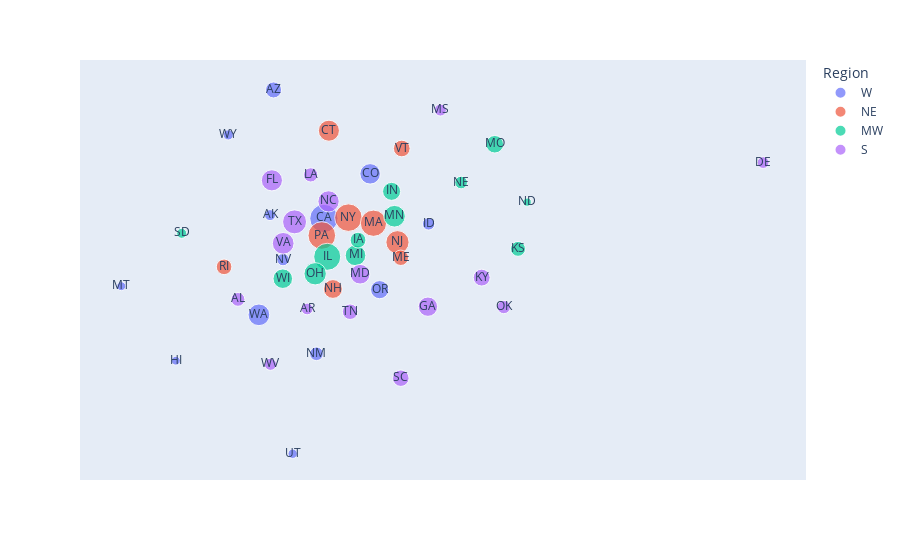

The cell this chart's notebook holds for it:
### Code cell
scatter_df['size']=size
scatter_df['x']=xs
scatter_df['y']=ys
scatter_df['Region']=regs
scatter_df['#reviews'] = (scatter_df['size']/5)**2	
scatter_df['#reviews'] = scatter_df['#reviews'].astype(int)
scatter_df['label'] = list(map(lambda x: us_state_to_abbrev[x], states))
scatter_df['full_name'] = states
fig = px.scatter(scatter_df, x="x", y="y", color="Region",
                 size='size', hover_data=['full_name', '#reviews'], text="label")
fig.update_xaxes(visible=False, showticklabels=False)
fig.update_yaxes(visible=False, showticklabels=False)
fig.show()

### Figure 1 — Plotly figure (JSON) as saved in the notebook; plotly's stock layout.template omitted (floating-point values rounded to 4 significant figures)
{"data": [{"customdata": [["California", 45447], ["Washington", 15682], ["Colorado", 12518], ["Oregon", 7748], ["Arizona", 4671], ["New Mexico", 2466], ["Idaho", 1665], ["Nevada", 1648], ["Alaska", 1043], ["Wyoming", 758], ["Utah", 553], ["Montana", 449], ["Hawaii", 441]], "hovertemplate": "Region=W<br>x=%{x}<br>y=%{y}<br>size=%{marker.size}<br>label=%{text}<br>full_name=%{customdata[0]}<br>#reviews=%{customdata[1]}<extra></extra>", "legendgroup": "W", "marker": {"color": "#636efa", "size": [1066.0, 626.1, 559.4, 440.1, 341.8, 248.3, 204.1, 203.0, 161.6, 137.7, 117.6, 105.9, 105], "sizemode": "area", "sizeref": 2.665, "symbol": "circle"}, "mode": "markers+text", "name": "W", "orientation": "v", "showlegend": true, "text": ["CA", "WA", "CO", "OR", "AZ", "NM", "ID", "NV", "AK", "WY", "UT", "MT", "HI"], "type": "scatter", "x": [95464, 68442, 114700, 118670, 74532, 92389, 139040, 78460, 73068, 55685, 82496, 11186, 33894], "xaxis": "x", "y": [179890, 107820, 213200, 126630, 275940, 78709, 175810, 149110, 182360, 242300.0, 3960.0, 129200.0, 73526], "yaxis": "y"}, {"customdata": [["Pennsylvania", 41274], ["New York", 40978], ["Massachusetts", 33855], ["New Jersey", 20527], ["Connecticut", 13922], ["New Hampshire", 8909], ["Vermont", 5492], ["Rhode Island", 4224], ["Maine", 4017]], "hovertemplate": "Region=NE<br>x=%{x}<br>y=%{y}<br>size=%{marker.size}<br>label=%{text}<br>full_name=%{customdata[0]}<br>#reviews=%{customdata[1]}<extra></extra>", "legendgroup": "NE", "marker": {"color": "#EF553B", "size": [1016.0, 1012.0, 920.0, 716.4, 590.0, 472.0, 370.5, 325.0, 316.9], "sizemode": "area", "sizeref": 2.665, "symbol": "circle"}, "mode": "markers+text", "name": "NE", "orientation": "v", "showlegend": true, "text": ["PA", "NY", "MA", "NJ", "CT", "NH", "VT", "RI", "ME"], "type": "scatter", "x": [94605, 105670, 116100.0, 126080, 97551, 99233, 127900.0, 53947, 127500.0], "xaxis": "x", "y": [167110, 180480, 176310, 162120, 245500.0, 127100.0, 232200.0, 143670, 150470], "yaxis": "y"}, {"customdata": [["Illinois", 37969], ["Ohio", 17609], ["Minnesota", 15599], ["Michigan", 12911], ["Wisconsin", 10353], ["Indiana", 7492], ["Missouri", 6747], ["Iowa", 4373], ["Kansas", 3526], ["Nebraska", 1822], ["South Dakota", 699], ["North Dakota", 313]], "hovertemplate": "Region=MW<br>x=%{x}<br>y=%{y}<br>size=%{marker.size}<br>label=%{text}<br>full_name=%{customdata[0]}<br>#reviews=%{customdata[1]}<extra></extra>", "legendgroup": "MW", "marker": {"color": "#00cc96", "size": [974.3, 663.5, 624.5, 568.1, 508.8, 432.8, 410.7, 330.6, 296.9, 213.4, 132.3, 88.6], "sizemode": "area", "sizeref": 2.665, "symbol": "circle"}, "mode": "markers+text", "name": "MW", "orientation": "v", "showlegend": true, "text": ["IL", "OH", "MN", "MI", "WI", "IN", "MO", "IA", "KS", "NE", "SD", "ND"], "type": "scatter", "x": [96855, 91835, 124830, 108620, 78371, 123630, 166560, 109670, 176230, 152560, 36306, 180050], "xaxis": "x", "y": [151200, 138510, 181530, 152240, 134840, 200130, 235350, 163670, 157140, 206740, 168750, 192060], "yaxis": "y"}, {"customdata": [["Texas", 23443], ["Virginia", 15776], ["North Carolina", 14440], ["Florida", 14171], ["Maryland", 10660], ["Georgia", 9924], ["Kentucky", 5760], ["South Carolina", 5237], ["Tennessee", 4091], ["Louisiana", 2921], ["Alabama", 2573], ["Oklahoma", 2162], ["West Virginia", 1568], ["Mississippi", 1458], ["Delaware", 1352], ["Arkansas", 1343]], "hovertemplate": "Region=S<br>x=%{x}<br>y=%{y}<br>size=%{marker.size}<br>label=%{text}<br>full_name=%{customdata[0]}<br>#reviews=%{customdata[1]}<extra></extra>", "legendgroup": "S", "marker": {"color": "#ab63fa", "size": [765.6, 628.0, 600.8, 595.2, 516.2, 498.1, 379.5, 361.8, 319.8, 270.2, 253.6, 232.5, 198.0, 191.0, 183.8, 183.2], "sizemode": "area", "sizeref": 2.665, "symbol": "circle"}, "mode": "markers+text", "name": "S", "orientation": "v", "showlegend": true, "text": ["TX", "VA", "NC", "FL", "MD", "GA", "KY", "SC", "TN", "LA", "AL", "OK", "WV", "MS", "DE", "AR"], "type": "scatter", "x": [83273, 78538, 97406, 73842, 110530, 138750, 161110, 127470, 106380, 89977, 59723, 170310, 73218, 143940, 278190, 88510], "xaxis": "x", "y": [177320, 161280, 192630, 208400.0, 138170, 113900.0, 135640, 60438, 110130, 212440, 119400.0, 113600, 70866, 260900, 221640, 112200.0], "yaxis": "y"}], "layout": {"legend": {"itemsizing": "constant", "title": {"text": "Region"}, "tracegroupgap": 0}, "margin": {"t": 60}, "xaxis": {"anchor": "y", "domain": [0, 1], "showticklabels": false, "title": {"text": "x"}, "visible": false}, "yaxis": {"anchor": "x", "domain": [0, 1], "showticklabels": false, "title": {"text": "y"}, "visible": false}}}
